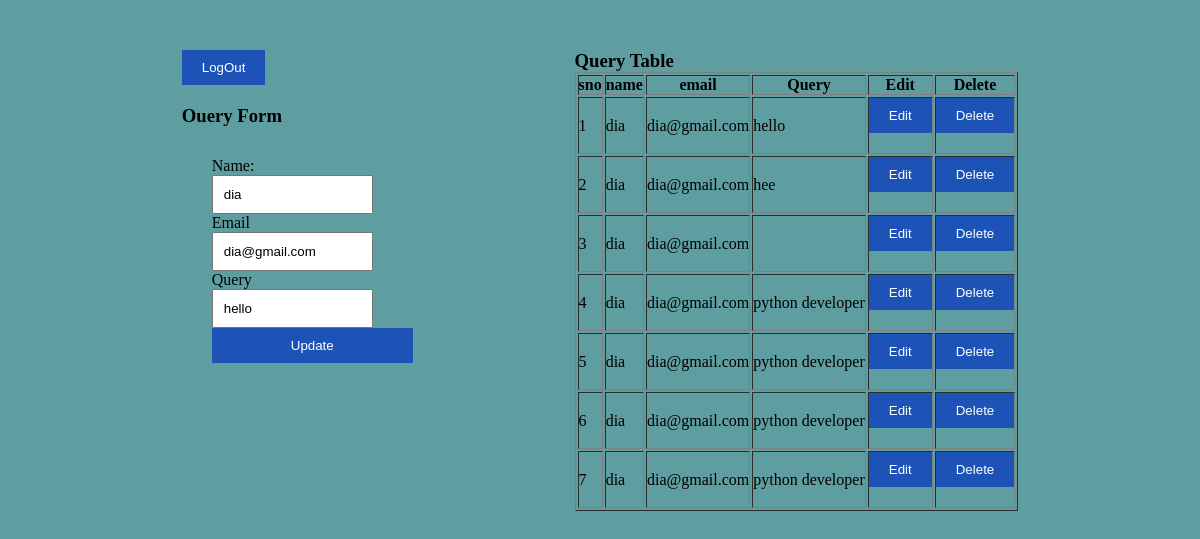
The app's page /edit/4 with its own data.
### app/models.py (models this page shows, shortened)
class myQuery(models.Model):
    stu_name=models.CharField(max_length=50)
    stu_email=models.CharField(max_length=50)
    stu_query=models.CharField(max_length=50)

### app/views.py (the view)
# urls.py: path('edit/<int:x>',views.edit,name="edit"),
def edit(request,x):
    data1=myQuery.objects.get(id=x)
    id1=data1.id
    email=data1.stu_email
    name=data1.stu_name
    query=data1.stu_query
    data=Students.objects.get(stu_email=email)
    data={
        'name':data.stu_name,
        'email':data.stu_email,
        'contact':data.stu_contact,
        'password':data.stu_password
        }
    query_data=myQuery.objects.filter(stu_email=email)
    edit_data={
        'id':id1,
        'email':email,
        'name':name,
        'query':query,
    }
    return render(request,'dashboad.html',{'key2':edit_data, 'data':data, 'query_data':query_data})

### app/templates/dashboad.html (shortened to what this page needs)
<!DOCTYPE html>
{% load static %}
<html lang="en">
<head>
    <link rel="stylesheet" href="{% static 'css/style.css' %}">
</head>
<body>
 <div class="dashboard">
    <div>
      <a href="{% url 'logout' %}" ><button class="btn">LogOut</button></a>
        <h3>Ouery Form</h3>
        {% if key2 %}
        <form action="{% url 'update' x=key2.id %}" x=key2.id class="form" method="post" >
            <label for="name">Name:</label>
            <input type="text" name="name" value="{{key2.name}}" readonly >
            <label for="email">Email</label>
            <input type="email" name="email" value="{{key2.email}}" readonly>
            <label for="query">Query</label>
            <input type="text" name="query" value="{{key2.query}}"  inputmode="">
            <button class="btn">Update</button>
            </form>
            {% endif %}
    </div>
    <div>
        <h3>Query Table</h3>
<table border="1">
    <tr>
        <th>sno</th>
        <th>name</th>
        <th>email</th>
        <th>Query</th>
        <th>Edit</th>
        <th>Delete</th>
    </tr>
   <tbody>
    {% for i in query_data %}
    <tr>
    <td>{{forloop.counter}}</td>
    <td>{{i.stu_name}}</td>
    <td>{{i.stu_email}}</td>
    <td>{{i.stu_query}}</td>
   <td><a href="{% url 'edit' x=i.id %}"><button class="btn">Edit </button></a></td>
   <td><a href="{% url 'delete' x=i.id y=i.stu_email %}"><button class="btn">Delete</button></a></td>
    </tr>
    {% endfor %}
   </tbody>
</table>
    </div>
</div>
</body>
</html>

### app/static/css/style.css (style rules this page uses)
* { padding:0; margin:0; box-sizing: border-box; }
body { background-color: cadetblue; }
.form { display: flex; flex-direction: column; justify-content: space-around; padding:30px; }
.dashboard { padding:50px; display: flex; justify-content: space-evenly; }
form input { width: 80%; padding:10px; }

### records on screen
myQuery: name "dia", email "dia@gmail.com", query "hello", stu_name "dia", stu_email "dia@gmail.com", stu_query "hello"
myQuery: stu_name "dia", stu_email "dia@gmail.com", stu_query "hee"
myQuery: stu_name "dia", stu_email "dia@gmail.com"
myQuery: stu_name "dia", stu_email "dia@gmail.com", stu_query "python developer"
myQuery: stu_name "dia", stu_email "dia@gmail.com", stu_query "python developer"
myQuery: stu_name "dia", stu_email "dia@gmail.com", stu_query "python developer"
myQuery: stu_name "dia", stu_email "dia@gmail.com", stu_query "python developer"
